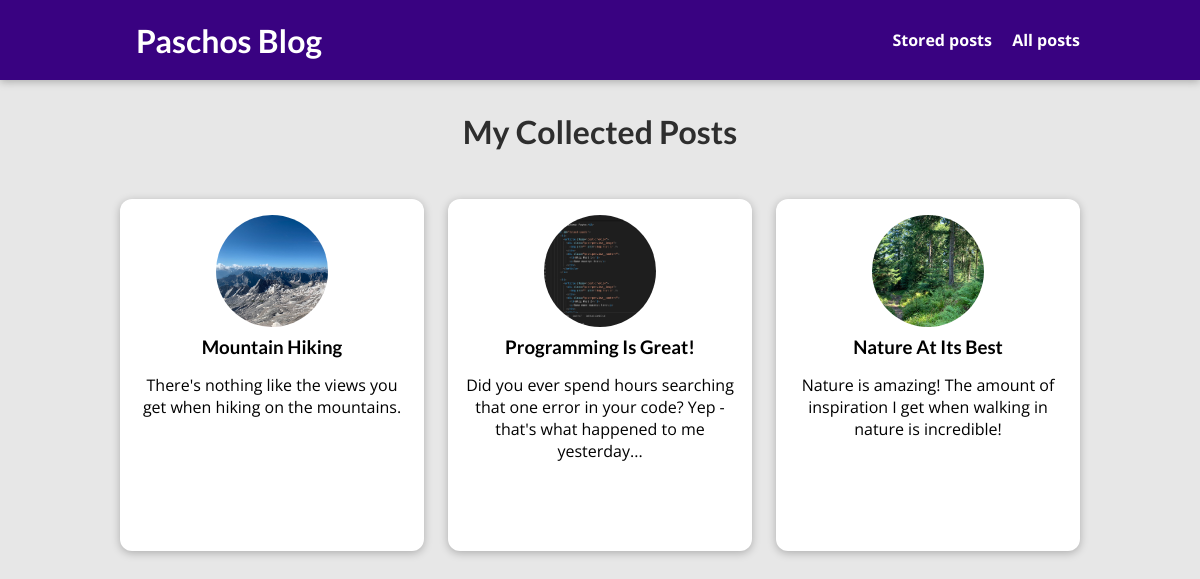
The page /posts on the database its author committed.
### blog/models.py (models this page shows, shortened)
class Post(models.Model):
    title = models.CharField(max_length=150)
    excerpt = models.CharField(max_length=200)
    image = models.ImageField(upload_to="posts", null=True)
    date = models.DateField(auto_now=True)
    slug = models.SlugField(unique=True, db_index=True)
    content = models.TextField(validators= [MinLengthValidator(10)])
    author = models.ForeignKey(Author, null=True, on_delete = models.SET_NULL, related_name="posts")
    tags = models.ManyToManyField(Tag)

### blog/views.py (the view)
# urls.py: path("posts", views.AllPostsView.as_view(), name="posts-page"),
class AllPostsView(ListView):
    template_name = "blog/all-posts.html"
    model = Post
    ordering = ["-date"]
    context_object_name = "all_posts"

### blog/templates/blog/all-posts.html (shortened to what this page needs)
{% extends "base.html" %}
{% load static %}
{% block css_files %}
  <link rel="stylesheet" href="{% static "blog/post.css" %}"/>
  <link rel="stylesheet" href="{% static "blog/all-posts.css" %}"/>
{% endblock %}
{% block content %}
<section id="all-posts">
    <h2>My Collected Posts</h2>
    <ul>
      {% for post in all_posts%}
        {% include "blog/includes/post.html"%}
      {% endfor %}
    </ul>
</section>
{% endblock %}

### blog/templates/blog/includes/post.html
<li>
    <article class="post">
      <a href="{% url "post-detail-page" post.slug %}">
        <img src="{{ post.image.url }}" alt="{{ post.title }}" />
        <div class="post__content">
            <h3>{{ post.title }}</h3>
            <p>{{ post.excerpt }}</p>
        </div>
      </a>
    </article>
  </li>

### static/app.css (style rules this page uses)
* { box-sizing: border-box; }
html { font-family: 'Open Sans', 'Lato', sans-serif; }
body { margin: 0; }
h1, h2, h3 { font-family: 'Lato', sans-serif; font-weight: bold; }

### blog/static/blog/post.css (style rules this page uses)
.post { display: flex; flex-direction: column; align-items: center; text-align: center; }
.post a { text-decoration: none; color: black; transition: all 0.2s ease; padding: 1rem; }
.post img { width: 5rem; height: 5rem; object-fit: cover; border-radius: 50%; }
.post h3 { margin: 0.25rem 0; }

### blog/static/blog/all-posts.css (style rules this page uses)
body { background-color: #e7e7e7; }
#all-posts { margin: 7rem auto; width: 90%; max-width: 60rem; }
#all-posts h2 { text-align: center; font-size: 2rem; color: #2e2e2e; margin: 3rem 0; }
ul { list-style: none; margin: 0; padding: 0; display: grid; grid-template-columns: repeat(auto-fill, minmax(17rem, 1fr)); gap: 1.5rem; }
.post img { width: 7rem; height: 7rem; }
.post a { height: 22rem; transform-origin: center; box-shadow: 0 2px 8px rgba(0, 0, 0, 0.25); border-radius: 12px; background-color: white; }

### rows shown on the page
Post: image (picture), title "Mountain Hiking", excerpt "There's nothing like the views you get when hiking on the mountains."
Post: image (picture), title "Programming Is Great!", excerpt "Did you ever spend hours searching that one error in your code? Yep - that's what happened to me yesterday..."
Post: image (picture), title "Nature At Its Best", excerpt "Nature is amazing! The amount of inspiration I get when walking in nature is incredible!"
